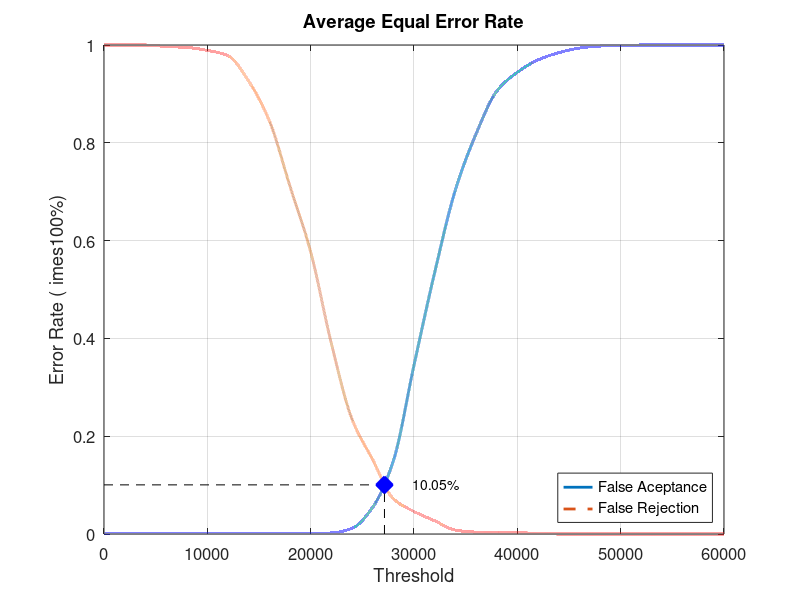
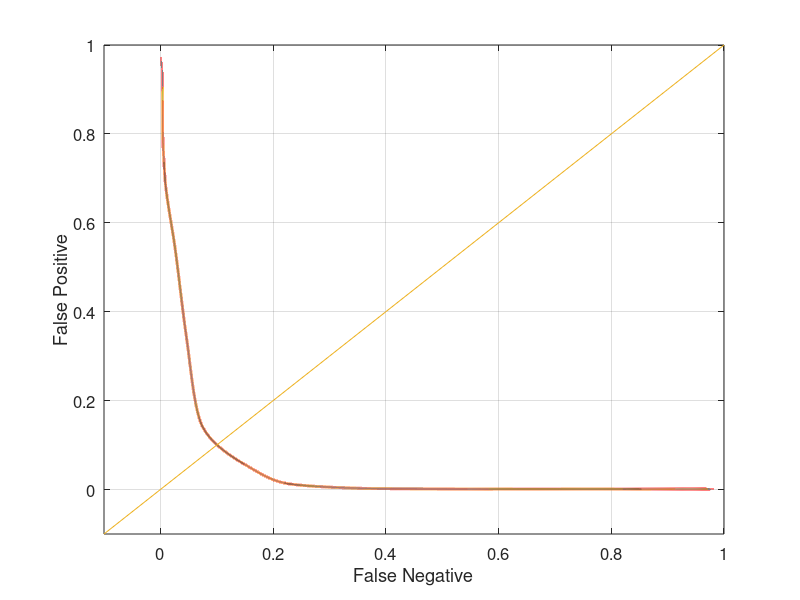

These charts were generated, in order, by the following MATLAB code:
close all;
clear;
clc;
x = 0:2000:60000;
xq = 0:0.5:60000;

y0 = [0 0.00105263 0.00105263 0.00105263 0.00105263 0.00105263 0.00105263 0.00105263 0.00105263 0.00105263 0.00105263 0.00210526 0.0115789 0.0547368 0.149474 0.345263 0.534737 0.703158 0.817895 0.905263 0.944211 0.969474 0.984211 0.993684 0.997895 0.998947 1 1 1 1 1]
yy0 = interp1(x, y0, xq, 'pchip');
y1 = [1 1 1 0.997 0.995 0.989 0.978 0.926 0.845 0.711 0.577 0.39 0.235 0.152 0.072 0.046 0.027 0.008 0.004 0.004 0.003 0.001 0 0 0 0 0 0 0 0 0]
yy1 = interp1(x, y1, xq, 'pchip');

% Calculating EER: 
y2 = abs(y0 - y1);
find(y2 == min(y2))
yy2 = abs(yy0 - yy1);
xEER = find(yy2 == min(yy2));
xEERIndex = xq(xEER) % X-axis EER
yEER = yy0(xEER) % Y-axis EER

main = figure
plot(xq, yy0,'-','LineWidth', 2);	hold on
plot(xq, yy1,'--','LineWidth', 2);	hold on
plot([xEERIndex xEERIndex], [0 yEER], 'k--');	hold on
plot([0 xEERIndex], [yEER yEER], 'k--');	hold on
plot(xEERIndex, yEER, 'bx', 'LineWidth', 10);	hold on
text(xEERIndex + 10 * xEERIndex / 100, yEER, [num2str(round((10000 * yEER)) / 100) '%'])
legend('False Aceptance', 'False Rejection', 'Location', 'SouthEast')
xlabel('Threshold')
ylabel('Error Rate (	imes100%)')
title('Average Equal Error Rate')
set(gca, 'FontSize', 12)
axis([0 60000 0 1])
grid on

print(main, 'Database4AverageMain', '-dpng');
FNRxFPR = figure('Color', [1 1 1]);
plot(yy1, yy0, '-', yy1, yy0, 'LineWidth', 2);
hold on
y = -0.1:0.1:1
plot(y, y); 
set(gca, 'FontSize', 12)
xlabel('False Negative')
ylabel('False Positive')
axis([-0.1 1 -0.1 1])
set(gca, 'FontSize', 12)
grid on

print(FNRxFPR, 'Database4AverageFNRxFPR','-dpng');
